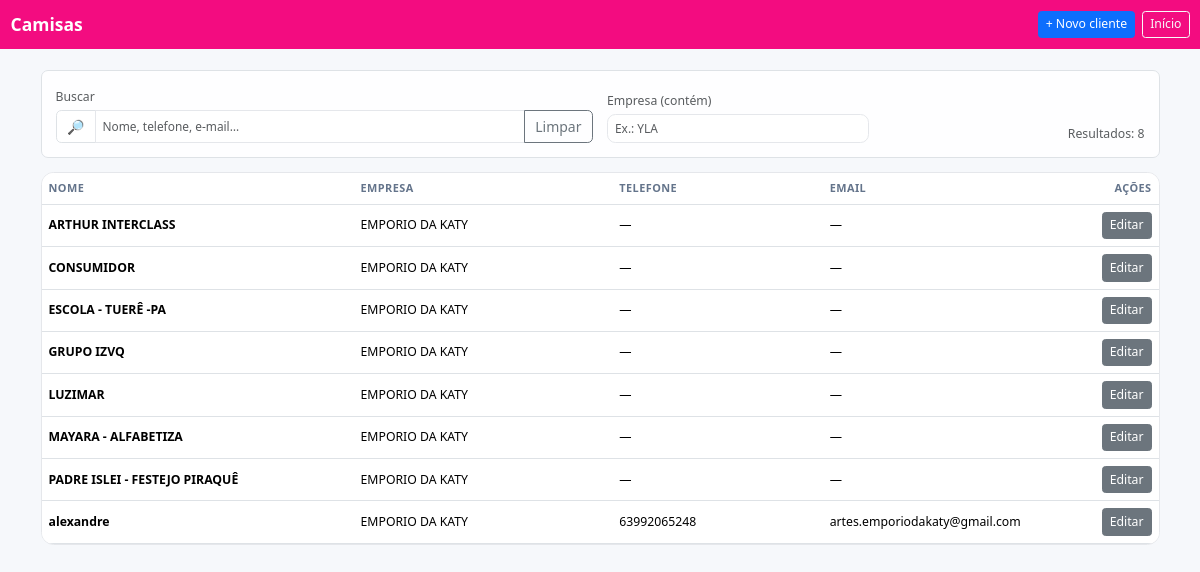
The app's page /clientes/ (signed in) with its own data.
### camisas/models.py (models this page shows, shortened)
class Cliente(models.Model):
    empresa = models.ForeignKey(Empresa, on_delete=models.PROTECT, related_name="clientes")
    nome = models.CharField(max_length=120)
    cpf_cnpj = models.CharField(max_length=20, blank=True, null=True)
    email = models.EmailField(blank=True, null=True)
    telefone = models.CharField(max_length=30, blank=True, null=True)
    endereco = models.CharField(max_length=180, blank=True, null=True)
    observacoes = models.TextField(blank=True, null=True)

class Empresa(models.Model):
    nome_fantasia = models.CharField(max_length=120)
    razao_social = models.CharField(max_length=180, blank=True, null=True)
    cnpj = models.CharField(max_length=18, blank=True, null=True)
    ie = models.CharField("Inscrição Estadual", max_length=30, blank=True, null=True)
    email = models.EmailField(blank=True, null=True)
    telefone = models.CharField(max_length=30, blank=True, null=True)
    endereco = models.CharField(max_length=180, blank=True, null=True)
    cidade = models.CharField(max_length=80, blank=True, null=True)
    uf = models.CharField(max_length=2, blank=True, null=True)
    logo = SafeImageField(upload_to=logo_upload_to, blank=True, null=True)
    class Meta:
        ordering = ("nome_fantasia",)
    def __str__(self) -> str:
        return self.nome_fantasia
    def logo_img_tag(self, height: int = 120) -> str:
        """Pré-visualização segura para usar no admin (readonly_fields)."""
        url = self.logo_url_safe
        if not url:
            return "—"
        return mark_safe(
            f'<img src="{url}" style="max-height:{height}px;border:1px solid #eee;padding:4px;border-radius:6px">'
        )
    logo_img_tag.short_description = "Logo"

### camisas/views.py (the view)
# urls.py: path("clientes/", views.cliente_list, name="cliente_list"),
@login_required
def cliente_list(request):
    q = (request.GET.get("q") or "").strip()
    empresa_id = request.GET.get("empresa") or ""
    qs = Cliente.objects.select_related("empresa")
    if q:
        qs = qs.filter(
            Q(nome__icontains=q) |
            Q(email__icontains=q) |
            Q(cpf_cnpj__icontains=q)
        )
    if empresa_id:
        qs = qs.filter(empresa_id=empresa_id)
    clientes = qs.order_by("nome")
    return render(request, "camisas/cliente_list.html", {
        "clientes": clientes,
        "q": q,
        "empresas": Empresa.objects.order_by("nome_fantasia"),
        "sel": {"empresa": empresa_id},
    })

### camisas/templates/camisas/cliente_list.html (shortened to what this page needs)
<!doctype html>
<html lang="pt-br">
<head>
  <link href="https://cdn.jsdelivr.net/npm/bootstrap@5.3.3/dist/css/bootstrap.min.css" rel="stylesheet" />
</head>
<body>
<nav class="navbar nav-pro navbar-dark">
  <div class="container-fluid">
    <a class="navbar-brand fw-bold" href="{% url 'camisas:home' %}">Camisas</a>
    <div class="ms-auto d-flex gap-2">
      <a class="btn btn-sm btn-primary" href="{% url 'camisas:cliente_create' %}">+ Novo cliente</a>
      <a class="btn btn-sm btn-outline-light" href="{% url 'camisas:home' %}">Início</a>
    </div>
  </div>
</nav>
<main class="container py-3 py-lg-4">
  <div class="sticky-topbar border rounded-3 p-3 mb-3 toolbar">
    <div class="row g-3 align-items-end">
      <div class="col-12 col-md-6">
        <label class="form-label small text-muted mb-1" for="q">Buscar</label>
        <div class="input-group">
          <span class="input-group-text bg-white">🔎</span>
          <input id="q" type="search" class="form-control" placeholder="Nome, telefone, e-mail…">
          <button id="btnClear" class="btn btn-outline-secondary">Limpar</button>
        </div>
      </div>
      <div class="col-6 col-md-3">
        <label class="form-label small text-muted mb-1" for="empresaQ">Empresa (contém)</label>
        <input id="empresaQ" type="text" class="form-control" placeholder="Ex.: YLA">
      </div>
      <div class="col-6 col-md-3 text-end">
        <div class="small text-muted mt-2">Resultados: <span id="resCount">—</span></div>
      </div>
    </div>
  </div>
  {% if clientes %}
  <div class="card-surface overflow-hidden">
    <div class="table-responsive">
      <table class="table align-middle mb-0">
        <thead><tr><th style="width:30%">Nome</th><th style="width:25%">Empresa</th><th style="width:20%">Telefone</th><th style="width:25%">Email</th><th class="text-end">Ações</th></tr></thead>
        <tbody id="tblBody">
          {% for c in clientes %}
          <tr class="row-item"
              data-nome="{{ c.nome|lower }}"
              data-empresa="{{ c.empresa|lower }}"
              data-tel="{{ c.telefone|default:''|lower }}"
              data-mail="{{ c.email|default:''|lower }}">
            <td class="fw-semibold">{{ c.nome }}</td>
            <td>{{ c.empresa }}</td>
            <td>{{ c.telefone|default:"—" }}</td>
            <td>{{ c.email|default:"—" }}</td>
            <td class="text-end">
              <a class="btn btn-sm btn-secondary" href="{% url 'camisas:cliente_update' c.pk %}">Editar</a>
            </td>
          </tr>
          {% endfor %}
        </tbody>
      </table>
    </div>
  </div>
  {% else %}
    <div class="empty">
      <div class="h6 mb-1">Nenhum cliente</div>
      <div class="text-muted">Cadastre o primeiro cliente para começar os pedidos.</div>
    </div>
  {% endif %}
</main>
</body>
</html>

### camisas/templates/camisas/cliente_list.html (style rules this page uses)
:root { --ink:#0f172a;--muted:#64748b;--ring:rgba(37,99,235,.18);--g1:#f30c80;--g2:#f30c80;--base-font:14px; }
html { font-size:var(--base-font); }
body { background:#f6f8fb;color:var(--ink); }
.nav-pro { background:linear-gradient(90deg,var(--g1),var(--g2)); }
.sticky-topbar { position:sticky;top:0;z-index:20;background:#ffffffd6;backdrop-filter:blur(6px); }
.toolbar .form-control { border-radius:.6rem;border-color:#e5e7eb;font-size:.85rem;padding:.35rem .5rem }
.table { font-size:.875rem }
.table thead th { font-size:.78rem;text-transform:uppercase;letter-spacing:.04em;color:#64748b;border-top:0 }
.card-surface { background:#fff;border:1px solid #e5e7eb;border-radius:.9rem }

### records on screen
Cliente: nome "ARTHUR INTERCLASS", empresa "EMPORIO DA KATY", telefone "—", email "—"
Cliente: nome "CONSUMIDOR", empresa "EMPORIO DA KATY", telefone "—", email "—"
Cliente: nome "ESCOLA - TUERÊ -PA", empresa "EMPORIO DA KATY", telefone "—", email "—"
Cliente: nome "GRUPO IZVQ", empresa "EMPORIO DA KATY", telefone "—", email "—"
Cliente: nome "LUZIMAR", empresa "EMPORIO DA KATY", telefone "—", email "—"
Cliente: nome "MAYARA - ALFABETIZA", empresa "EMPORIO DA KATY", telefone "—", email "—"
Cliente: nome "PADRE ISLEI - FESTEJO PIRAQUÊ", empresa "EMPORIO DA KATY", telefone "—", email "—"
Cliente: nome "alexandre", empresa "EMPORIO DA KATY", telefone "63992065248", email "artes.emporiodakaty@gmail.com"
